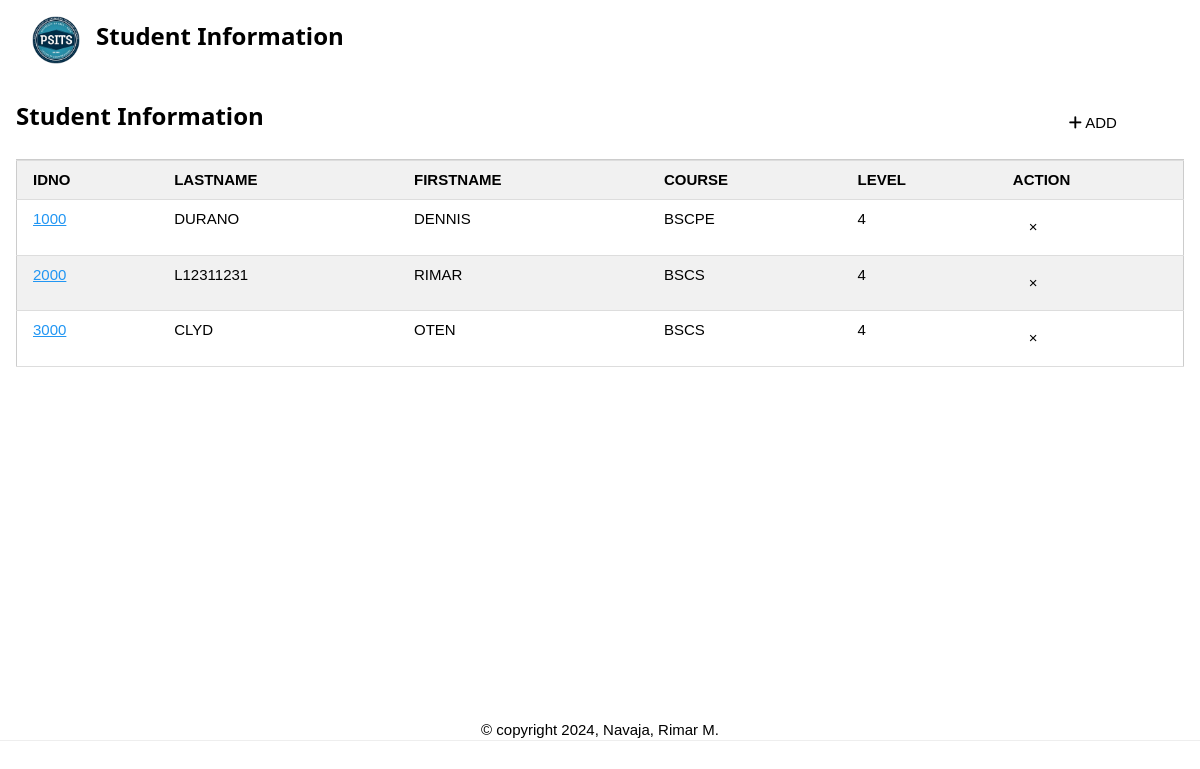
The page /student_list (signed in) on the database its author committed.
### tables this page shows
CREATE TABLE students
(id integer primary key autoincrement,
idno varchar(10) unique,
lastname varchar(50),
firstname varchar(50),
course varchar(15),
level varchar(5),
image varchar(25));

### app.py (the view)
@app.route("/student_list")
def student_list():
    if "username" not in session:
        flash("Please login first!")
        return redirect(url_for("login"))
    students = get_students()
    return render_template(
        "student.html", students=students, pagetitle="Student Information"
    )

### app.py (called while the page is built)
@app.after_request
def add_cache_control(response):
    response.headers["Cache-Control"] = "no-cache, no-store, must-revalidate"
    return response

### dbhelper.py (called while the page is built)
def get_students():
    db = connect(database)
    db.row_factory = Row
    cursor = db.cursor()
    cursor.execute("SELECT * FROM students")
    students = cursor.fetchall()
    db.close()
    return students

### templates/student.html (shortened to what this page needs)
{% extends 'base.html' %}
{% block content %}
    {% if students %}
        <table class="w3-table-all w3-section">
			<tr class="w3-bar ">
				<div class="w3-left ">
					<h3><b>{{ pagetitle }}</b></h3>
				</div>
				<div class="w3-right">
					<button onclick="document.getElementById('add').style.display='block'" class="w3-highway-blue w3-button w3-section"><i class="fa-solid fa-plus"></i> ADD</button>
					<a href="/logout"><button class="w3-highway-blue w3-button w3-section" ><i class="fa-solid fa-right-from-bracket" style="color: #ffffff;"></i></button></a>
				</div>
			</tr>
			<tr>
				<th>IDNO</th>
				<th>LASTNAME</th>
				<th>FIRSTNAME</th>
				<th>COURSE</th>
				<th>LEVEL</th>
				<th>ACTION</th>
			</tr>
            {% for student in students %}
            <tr>
				<td onclick="showStudentDetails('{{ student['idno'] }}', '{{ student['lastname'] }}', '{{ student['firstname'] }}', '{{ student['course'] }}', '{{ student['level'] }}', '{{ student['image'] }}')"><a href="#" class="w3-text-blue">{{ student['idno'] }}</a></td></a>
				<td>{{ student['lastname'].upper() }}</td>
				<td>{{ student['firstname'].upper()  }}</td>
				<td>{{ student['course'].upper()  }}</td>
				<td>{{ student['level'].upper()  }}</td>
				<td>
					<form action="/deletestudent" method="POST" style="display:inline;"  onsubmit="return confirmDelete()">
						<button type="submit" class="w3-safety-red w3-button">&times;</button>
					</form>
				</td>
			</tr>
            {% endfor %}
        </table>
    {% else %}
        <p>No students found.</p>
    {% endif %}
{% endblock %}

### templates/base.html (shortened to what this page needs)
<!DOCTYPE html>
<html>
	<head>
		<link rel="stylesheet" href="../static/css/w3.css">
		<link rel="stylesheet" href="https://www.w3schools.com/lib/w3-colors-highway.css">
		<link rel="stylesheet" href="https://www.w3schools.com/lib/w3-colors-safety.css">
		<link rel="stylesheet" href="https://www.w3schools.com/lib/w3-colors-vivid.css">
	</head>
	<body class="w3-display-container" >
		<div class="w3-bar w3-highway-blue w3-container w3-padding" style="position:sticky;top:0; z-index: 1;">
			<img src="{{ url_for('static',filename='images/psitslogo-removebg-preview.png') }}" class="w3-bar-item" style="width: 80px;">
			<h3><b>{{ pagetitle }}</b></h3>
		</div>
		<div class="w3-container w3-padding w3-display-container" style="min-height: 80vh;">
			{% block content %}
			{% endblock %}
		</div>
		<footer>
			<hr>
			<div class="w3-display-bottommiddle">
				&copy; copyright 2024, Navaja, Rimar M.
			</div>
		</footer>
	</body>
</html>

### static/css/w3.css (style rules this page uses)
html { box-sizing:border-box }
*,*:before,*:after { box-sizing:inherit }
html { -ms-text-size-adjust:100%;-webkit-text-size-adjust:100% }
body { margin:0 }
article,aside,details,figcaption,figure,footer,header,main,menu,nav,section { display:block }
a { background-color:transparent }
b,strong { font-weight:bolder }
img { border-style:none }
hr { box-sizing:content-box;height:0;overflow:visible }
button,input,select,textarea,optgroup { font:inherit;margin:0 }
button,input { overflow:visible }
button,select { text-transform:none }
button,[type=button],[type=reset],[type=submit] { -webkit-appearance:button }
html,body { font-family:Verdana,sans-serif;font-size:15px;line-height:1.5 }
html { overflow-x:hidden }
h3 { font-size:24px }
h1,h2,h3,h4,h5,h6 { font-family:"Segoe UI",Arial,sans-serif;font-weight:400;margin:10px 0 }
hr { border:0;border-top:1px solid #eee;margin:20px 0 }
img { vertical-align:middle }
a { color:inherit }
.w3-table,.w3-table-all { border-collapse:collapse;border-spacing:0;width:100%;display:table }
.w3-table-all { border:1px solid #ccc }
.w3-bordered tr,.w3-table-all tr { border-bottom:1px solid #ddd }
.w3-table-all tr:nth-child(odd) { background-color:#fff }
.w3-table-all tr:nth-child(even) { background-color:#f1f1f1 }
.w3-table td,.w3-table th,.w3-table-all td,.w3-table-all th { padding:8px 8px;display:table-cell;text-align:left;vertical-align:top }
.w3-table th:first-child,.w3-table td:first-child,.w3-table-all th:first-child,.w3-table-all td:first-child { padding-left:16px }
.w3-btn,.w3-button { border:none;display:inline-block;padding:8px 16px;vertical-align:middle;overflow:hidden;text-decoration:none;color:inherit;background-color:inherit;text-align:center;cursor:pointer;white-space:nowrap }
.w3-btn,.w3-button { -webkit-touch-callout:none;-webkit-user-select:none;-khtml-user-select:none;-moz-user-select:none;-ms-user-select:none;user-select:none }
.w3-tooltip,.w3-display-container { position:relative }
.w3-bar { width:100%;overflow:hidden }
.w3-bar .w3-bar-item { padding:8px 16px;float:left;width:auto;border:none;display:block;outline:0 }
.w3-container:after,.w3-container:before,.w3-panel:after,.w3-panel:before,.w3-row:after,.w3-row:before,.w3-row-padding:after,.w3-row-padding:before, .w3-cell-row:before,.w3-cell-row:after,.w3-clear:after,.w3-clear:before,.w3-bar:before,.w3-bar:after { content:"";display:table;clear:both }
.w3-display-bottommiddle { position:absolute;left:50%;bottom:0;transform:translate(-50%,0%);-ms-transform:translate(-50%,0%) }
.w3-container,.w3-panel { padding:0.01em 16px }
.w3-section,.w3-code { margin-top:16px!important;margin-bottom:16px!important }
.w3-padding { padding:8px 16px!important }
.w3-left { float:left!important }
.w3-right { float:right!important }
.w3-text-blue,.w3-hover-text-blue:hover { color:#2196F3!important }

### rows shown on the page
students: idno "1000", lastname "DURANO", firstname "DENNIS", course "BSCPE", level "4"
students: idno "2000", lastname "L12311231", firstname "RIMAR", course "BSCS", level "4"
students: idno "3000", lastname "CLYD", firstname "OTEN", course "BSCS", level "4"

### other values the page prints
{{ pagetitle }} "Student Information"
